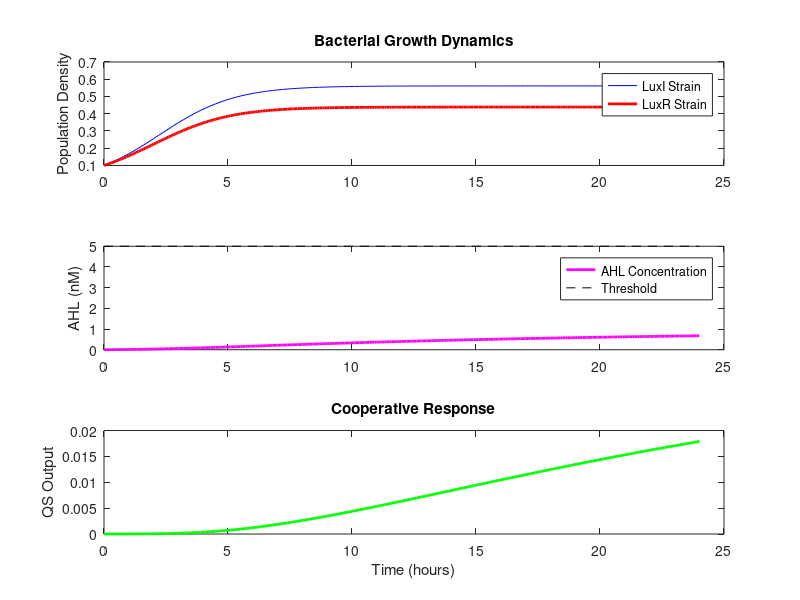

MATLAB code to generate this figure:
function modular_qs_simulation()
    %% 参数设置
    params.NI0 = 0.1;      % LuxI菌初始密度
    params.NR0 = 0.1;      % LuxR菌初始密度
    params.A0 = 0;         % 初始AHL浓度
    params.rI = 0.7;       % LuxI生长速率
    params.rR = 0.6;       % LuxR生长速率
    params.K = 1.0;        % 环境承载力
    params.kA = 0.1;       % AHL产生速率
    params.dA = 0.05;      % AHL降解速率
    params.delta = 0.01;   % 群体消耗系数
    params.KA = 5;         % Hill阈值(nM)
    params.n = 2;          % Hill系数
    params.tspan = 0:0.1:24;

    %% 微分方程定义
    dydt = @(t,y) [
        % LuxI菌生长
        params.rI * y(1) * (1 - (y(1)+y(2))/params.K);  
        
        % LuxR菌生长
        params.rR * y(2) * (1 - (y(1)+y(2))/params.K);  
        
        % AHL浓度变化
        params.kA * y(1) - params.dA * y(3) - params.delta * (y(1)+y(2)) * y(3); 
    ];

    %% 数值求解
    [t,Y] = ode45(dydt, params.tspan, [params.NI0; params.NR0; params.A0]);
    NI = Y(:,1);    % LuxI密度
    NR = Y(:,2);    % LuxR密度
    A = Y(:,3);     % AHL浓度
    
    %% 协同响应计算
    Output = (A.^params.n) ./ (params.KA^params.n + A.^params.n);
    Activation = A > params.KA;

    %% 可视化
    figure;
    
    % 菌群密度
    subplot(3,1,1);
    plot(t, NI, 'b', t, NR, 'r', 'LineWidth', 2);
    legend('LuxI Strain', 'LuxR Strain');
    ylabel('Population Density');
    title('Bacterial Growth Dynamics');
    
    % AHL浓度
    subplot(3,1,2);
    plot(t, A, 'm', 'LineWidth', 2);
    hold on;
    plot([0 t(end)], [params.KA params.KA], '--k');
    ylabel('AHL (nM)');
    legend('AHL Concentration', 'Threshold');
    
    % 协同响应
    subplot(3,1,3);
    plot(t, Output, 'g', 'LineWidth', 2);
    ylabel('QS Output');
    xlabel('Time (hours)');
    title('Cooperative Response');
end
